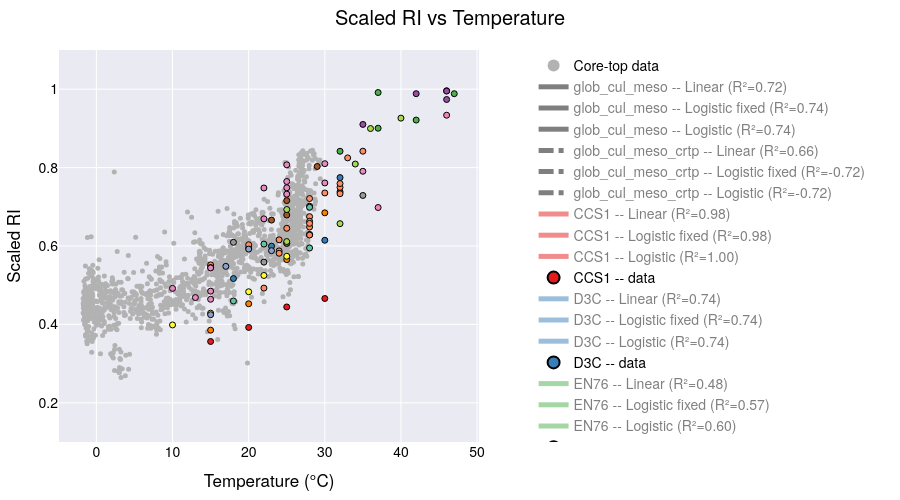

Notebook code cell kept with this figure:
### Code cell
# ─── prepare sample points ────────────────────────────────────────────────────
xx = np.linspace(-4, 50, 200)

# ─── filter & group your data ──────────────────────────────────────────────────
plot_data = culture_meso_df[culture_meso_df['Temperature'] < 50]
min_count = 2
groups = [g for g, df in plot_data.groupby('Strains_edited') if len(df) >= min_count]

# ─── build the figure with one trace per strain per model ─────────────────────
fig = go.Figure()

fig.add_trace(go.Scatter(
    x=coretop_df['t_sf2tc_avg'],
    y=coretop_df['scaledRI_median'],
    mode='markers',
    marker=dict(color='rgba(178,178,178,1.000)', size=5),
    name='Core-top data',
    showlegend=True   # you can allow toggling it via legend if you like
))
core_idx = 0  # index of this core-top trace

# ─── add global fits ────────────────────────────────────────────────
X_all = plot_data['Temperature'].values.reshape(-1,1)
y_all = plot_data['scaledRI'].values

# -- Linear fit --
ols_all = LinearRegression().fit(X_all, y_all)
y_lin_all = ols_all.predict(xx.reshape(-1,1))


# -- Logistic fixed upper --
p0f = [25, 0.1, 0.1]
bf = (0, [50,1,1])
popt_f_all, _ = curve_fit(logistic_fixed_upper, plot_data['Temperature'], plot_data['scaledRI'], p0=p0f, bounds=bf)
y_logif_all = logistic_fixed_upper(xx, *popt_f_all)
r2_logif_all = 1 - np.var(plot_data['scaledRI'] - logistic_fixed_upper(plot_data['Temperature'], *popt_f_all)) / np.var(plot_data['scaledRI'])

# -- Full logistic --
p0_all = [25,0.1,0.1,0.1]
bnd_all = (0, [50,1,1,1])
popt_all, _ = curve_fit(logistic, plot_data['Temperature'], plot_data['scaledRI'], p0=p0_all, bounds=bnd_all)
y_logi_all = logistic(xx, *popt_all)
r2_logi_all = 1 - np.var(plot_data['scaledRI'] - logistic(plot_data['Temperature'], *popt_all)) / np.var(plot_data['scaledRI'])

## add global fits to figure
for model, y, r2 in [
    ("Linear", y_lin_all, ols_all.score(X_all, y_all)),
    ("Logistic fixed", y_logif_all, r2_logif_all),
    ("Logistic", y_logi_all, r2_logi_all)
]:
    fig.add_trace(go.Scatter(
        x=xx, y=y,
        mode='lines',
        name=f"glob_cul_meso -- {model} (R²={r2:.3f})",
        visible=True
    ))

### add X_all and y_all with coretop data and fit the glob_cul_meso_crtp
X_all_full = np.concatenate((coretop_df['t_sf2tc_avg'].values.reshape(-1,1), plot_data['Temperature'].values.reshape(-1,1)))
y_all_full = np.concatenate((coretop_df['scaledRI_median'].values, plot_data['scaledRI'].values))

# -- Linear fit --
ols_all_full = LinearRegression().fit(X_all_full, y_all_full)
y_lin_all_full = ols_all_full.predict(xx.reshape(-1,1))
# -- Logistic fixed upper --
p0f_full = [25, 0.1, 0.1]
bf_full = (0, [50,1,1])
popt_f_all_full, _ = curve_fit(logistic_fixed_upper, np.squeeze(X_all_full), y_all_full, p0=p0f_full, bounds=bf_full)
y_logif_all_full = logistic_fixed_upper(xx, *popt_f_all_full)
r2_logif_all_full = 1 - np.var(y_all_full - logistic_fixed_upper(X_all_full, *popt_f_all_full)) / np.var(y_all_full)
# -- Full logistic --
p0_all_full = [25,0.1,0.1,0.1]
bnd_all_full = (0, [50,1,1,1])
popt_all_full, _ = curve_fit(logistic, np.squeeze(X_all_full), y_all_full, p0=p0_all_full, bounds=bnd_all_full)
y_logi_all_full = logistic(xx, *popt_all_full)
r2_logi_all_full = 1 - np.var(y_all_full - logistic(X_all_full, *popt_all_full)) / np.var(y_all_full)
## add global fits to figure
for model, y, r2 in [
    ("Linear", y_lin_all_full, ols_all_full.score(X_all_full, y_all_full)),
    ("Logistic fixed", y_logif_all_full, r2_logif_all_full),
    ("Logistic", y_logi_all_full, r2_logi_all_full)
]:
    fig.add_trace(go.Scatter(
        x=xx, y=y,
        mode='lines',
        name=f"glob_cul_meso_crtp -- {model} (R²={r2:.3f})",
        visible=True
    ))
    
# ─── add all your strain traces ───────────────────────────
for strain in groups:
    df = plot_data[plot_data['Strains_edited'] == strain]
    X = df['Temperature'].values.reshape(-1,1)
    y = df['scaledRI'].values
    
    # -- Linear fit --
    ols = LinearRegression().fit(X, y)
    y_lin = ols.predict(xx.reshape(-1,1))
    fig.add_trace(go.Scatter(
        x=xx, y=y_lin, 
        mode='lines',
        name=f"{strain} -- Linear (R²={ols.score(X,y):.3f})",
        visible=(strain == groups[0])  # only first strain visible initially
    ))
    
    # -- Logistic fixed upper --
    p0f = [25, 0.1, 0.1]
    bf = (0, [50,1,1])
    popt_f, _ = curve_fit(logistic_fixed_upper, df['Temperature'], df['scaledRI'], p0=p0f, bounds=bf)
    y_logf = logistic_fixed_upper(xx, *popt_f)
    r2_f = 1 - np.var(df['scaledRI'] - logistic_fixed_upper(df['Temperature'], *popt_f)) / np.var(df['scaledRI'])
    fig.add_trace(go.Scatter(
        x=xx, y=y_logf,
        mode='lines',
        name=f"{strain} -- Logistic fixed (R²={r2_f:.3f})",
        visible=False
    ))
    
    # -- Full logistic --
    p0 = [25,0.1,0.1,0.1]
    bnd = (0, [50,1,1,1])
    popt, _ = curve_fit(logistic, df['Temperature'], df['scaledRI'], p0=p0, bounds=bnd)
    y_log = logistic(xx, *popt)
    r2 = 1 - np.var(df['scaledRI'] - logistic(df['Temperature'], *popt)) / np.var(df['scaledRI'])
    fig.add_trace(go.Scatter(
        x=xx, y=y_log,
        mode='lines',
        name=f"{strain} -- Logistic (R²={r2:.3f})",
        visible=False
    ))
    
    # -- Always-on scatter of raw data --
    fig.add_trace(go.Scatter(
        x=df['Temperature'], y=df['scaledRI'],
        mode='markers',
        marker=dict(size=6, line=dict(width=1, color='black')),
        name=f"{strain} -- data",
        visible=True
    ))
# build a mapping strain → color
palette1 = px.colors.qualitative.Set1
palette2 = px.colors.qualitative.Set2

# make one long list
all_colors = palette1 + palette2

# then map strains in order
strain_colors = {
    strain: all_colors[i % len(all_colors)]
    for i, strain in enumerate(groups)
}

# now loop through all traces
for trace in fig.data:
    # The “cultures + mesocosm only” global fit
    if trace.name.startswith("glob_cul_meso --"):
        trace.update(line=dict(
            color="black",   # pick any CSS name or hex code
            dash="solid",        # “solid”, “dash”, “dot”, “dashdot”, etc
            width=4              # thicker line
        ))

    # The “cultures + mesocosm + coretop” global fit
    elif trace.name.startswith("glob_cul_meso_crtp --"):
        trace.update(line=dict(
            color="black",
            dash="dashdot",
            width=3
        ))
        
    # skip the core-top (and any other truly global or background traces)
    elif trace.name == "Core-top data":
        continue

    # split off the strain name (everything before the “ – ”)
    strain = trace.name.split(" -- ")[0]

    # pick a color: if it’s one of our strains, use its palette color;
    # otherwise (e.g. “Global”) fall back to black or whatever you like
    col = strain_colors.get(strain, "black")

    # apply to both marker & line
    trace.update(
        marker=dict(color=col),
        line=dict(color=col)
    )



# Hide all line traces (fits) by default, leave markers visible
for trace in fig.data:
    if "lines" in trace.mode:
        trace.visible = "legendonly"
    else:
        trace.visible = True

# # Make “raw data” the initial visibility state:
# for tr in fig.data:
#     if tr.name == "Core-top data" or tr.name.endswith("-- data"):
#         tr.visible = True
#     else:
#         tr.visible = False
        


# reposition the model‐dropdown as a vertical nav bar on the left
fig.update_layout(

    autosize=False,     # turn off responsive “fill the container”
    width=900,          # fixed pixel width
    height=500,         # fixed pixel height
    margin=dict(l=40, r=40, t=50, b=40),

    title="Scaled RI vs Temperature",
    xaxis_title="Temperature (°C)",
    yaxis_title="Scaled RI",
    
    yaxis=dict(
        range=[0.1, 1.1],
        autorange=False    # turn off auto‐scaling
    ),

    # put the legend also on the left, so users can click each strain on/off
    legend=dict(
        traceorder="normal",
        orientation="v",
        x=1.13,      # just inside the left margin
        y=0.5,
        xanchor="left",
        yanchor="middle",
        itemsizing="constant"
    ),
    template='seaborn',
    font=dict(
        family="TeX Gyre Heros",
        size=14,
        color="black"
    ),
    
)

# lock X/Y so the units match (remove if you don’t want a 1:1 scale)
fig.update_xaxes(constrain='domain')            # keep the X‐axis from expanding

# set a default
# fig.update_layout(template="plotly_white")

fig.show()

# in your Python script / notebook:
fig.write_html(
  os.path.join(local_github_path, 'html_figures', 'scaledRI_vs_Temperature.html'),
  include_plotlyjs="cdn",   # pull Plotly.js from the CDN
  full_html=False           # only the <div>+<script>—no <html>/<body> wrapper
)

### Figure 1 — Plotly figure (JSON) as saved in the notebook; plotly's stock layout.template omitted (floating-point values rounded to 4 significant figures; data arrays with more than 128 entries replaced by an {"elided": "..."} marker saying what was removed)
{"data": [{"marker": {"color": "rgba(178,178,178,1.000)", "size": 5}, "mode": "markers", "name": "Core-top data", "showlegend": true, "type": "scatter", "visible": true, "x": {"elided": "1479 float values"}, "y": {"elided": "1479 float values"}}, {"line": {"color": "black", "dash": "solid", "width": 4}, "marker": {"color": "black"}, "mode": "lines", "name": "glob_cul_meso -- Linear (R²=0.72)", "type": "scatter", "visible": "legendonly", "x": {"elided": "200 float values"}, "y": {"elided": "200 float values"}}, {"line": {"color": "black", "dash": "solid", "width": 4}, "marker": {"color": "black"}, "mode": "lines", "name": "glob_cul_meso -- Logistic fixed (R²=0.74)", "type": "scatter", "visible": "legendonly", "x": {"elided": "200 float values"}, "y": {"elided": "200 float values"}}, {"line": {"color": "black", "dash": "solid", "width": 4}, "marker": {"color": "black"}, "mode": "lines", "name": "glob_cul_meso -- Logistic (R²=0.74)", "type": "scatter", "visible": "legendonly", "x": {"elided": "200 float values"}, "y": {"elided": "200 float values"}}, {"line": {"color": "black", "dash": "dashdot", "width": 3}, "marker": {"color": "black"}, "mode": "lines", "name": "glob_cul_meso_crtp -- Linear (R²=0.66)", "type": "scatter", "visible": "legendonly", "x": {"elided": "200 float values"}, "y": {"elided": "200 float values"}}, {"line": {"color": "black", "dash": "dashdot", "width": 3}, "marker": {"color": "black"}, "mode": "lines", "name": "glob_cul_meso_crtp -- Logistic fixed (R²=-0.72)", "type": "scatter", "visible": "legendonly", "x": {"elided": "200 float values"}, "y": {"elided": "200 float values"}}, {"line": {"color": "black", "dash": "dashdot", "width": 3}, "marker": {"color": "black"}, "mode": "lines", "name": "glob_cul_meso_crtp -- Logistic (R²=-0.72)", "type": "scatter", "visible": "legendonly", "x": {"elided": "200 float values"}, "y": {"elided": "200 float values"}}, {"line": {"color": "rgb(228,26,28)"}, "marker": {"color": "rgb(228,26,28)"}, "mode": "lines", "name": "CCS1 -- Linear (R²=0.98)", "type": "scatter", "visible": "legendonly", "x": {"elided": "200 float values"}, "y": {"elided": "200 float values"}}, {"line": {"color": "rgb(228,26,28)"}, "marker": {"color": "rgb(228,26,28)"}, "mode": "lines", "name": "CCS1 -- Logistic fixed (R²=0.98)", "type": "scatter", "visible": "legendonly", "x": {"elided": "200 float values"}, "y": {"elided": "200 float values"}}, {"line": {"color": "rgb(228,26,28)"}, "marker": {"color": "rgb(228,26,28)"}, "mode": "lines", "name": "CCS1 -- Logistic (R²=1.00)", "type": "scatter", "visible": "legendonly", "x": {"elided": "200 float values"}, "y": {"elided": "200 float values"}}, {"line": {"color": "rgb(228,26,28)"}, "marker": {"color": "rgb(228,26,28)", "line": {"color": "black", "width": 1}, "size": 6}, "mode": "markers", "name": "CCS1 -- data", "type": "scatter", "visible": true, "x": [15, 20, 25, 30], "y": [0.3564, 0.3923, 0.4445, 0.4661]}, {"line": {"color": "rgb(55,126,184)"}, "marker": {"color": "rgb(55,126,184)"}, "mode": "lines", "name": "D3C -- Linear (R²=0.74)", "type": "scatter", "visible": "legendonly", "x": {"elided": "200 float values"}, "y": {"elided": "200 float values"}}, {"line": {"color": "rgb(55,126,184)"}, "marker": {"color": "rgb(55,126,184)"}, "mode": "lines", "name": "D3C -- Logistic fixed (R²=0.74)", "type": "scatter", "visible": "legendonly", "x": {"elided": "200 float values"}, "y": {"elided": "200 float values"}}, {"line": {"color": "rgb(55,126,184)"}, "marker": {"color": "rgb(55,126,184)"}, "mode": "lines", "name": "D3C -- Logistic (R²=0.74)", "type": "scatter", "visible": "legendonly", "x": {"elided": "200 float values"}, "y": {"elided": "200 float values"}}, {"line": {"color": "rgb(55,126,184)"}, "marker": {"color": "rgb(55,126,184)", "line": {"color": "black", "width": 1}, "size": 6}, "mode": "markers", "name": "D3C -- data", "type": "scatter", "visible": true, "x": [30, 18, 23, 28, 32], "y": [0.6146, 0.517, 0.5995, 0.7015, 0.7745]}, {"line": {"color": "rgb(77,175,74)"}, "marker": {"color": "rgb(77,175,74)"}, "mode": "lines", "name": "EN76 -- Linear (R²=0.48)", "type": "scatter", "visible": "legendonly", "x": {"elided": "200 float values"}, "y": {"elided": "200 float values"}}, {"line": {"color": "rgb(77,175,74)"}, "marker": {"color": "rgb(77,175,74)"}, "mode": "lines", "name": "EN76 -- Logistic fixed (R²=0.57)", "type": "scatter", "visible": "legendonly", "x": {"elided": "200 float values"}, "y": {"elided": "200 float values"}}, {"line": {"color": "rgb(77,175,74)"}, "marker": {"color": "rgb(77,175,74)"}, "mode": "lines", "name": "EN76 -- Logistic (R²=0.60)", "type": "scatter", "visible": "legendonly", "x": {"elided": "200 float values"}, "y": {"elided": "200 float values"}}, {"line": {"color": "rgb(77,175,74)"}, "marker": {"color": "rgb(77,175,74)", "line": {"color": "black", "width": 1}, "size": 6}, "mode": "markers", "name": "EN76 -- data", "type": "scatter", "visible": true, "x": [37, 32, 37, 42, 47], "y": [0.9915, 0.8416, 0.9005, 0.9212, 0.9886]}, {"line": {"color": "rgb(152,78,163)"}, "marker": {"color": "rgb(152,78,163)"}, "mode": "lines", "name": "Ga9.2 -- Linear (R²=0.81)", "type": "scatter", "visible": "legendonly", "x": {"elided": "200 float values"}, "y": {"elided": "200 float values"}}, {"line": {"color": "rgb(152,78,163)"}, "marker": {"color": "rgb(152,78,163)"}, "mode": "lines", "name": "Ga9.2 -- Logistic fixed (R²=0.92)", "type": "scatter", "visible": "legendonly", "x": {"elided": "200 float values"}, "y": {"elided": "200 float values"}}, {"line": {"color": "rgb(152,78,163)"}, "marker": {"color": "rgb(152,78,163)"}, "mode": "lines", "name": "Ga9.2 -- Logistic (R²=0.94)", "type": "scatter", "visible": "legendonly", "x": {"elided": "200 float values"}, "y": {"elided": "200 float values"}}, {"line": {"color": "rgb(152,78,163)"}, "marker": {"color": "rgb(152,78,163)", "line": {"color": "black", "width": 1}, "size": 6}, "mode": "markers", "name": "Ga9.2 -- data", "type": "scatter", "visible": true, "x": [35, 46, 46, 42, 46], "y": [0.9102, 0.9737, 0.996, 0.9885, 0.9952]}, {"line": {"color": "rgb(255,127,0)"}, "marker": {"color": "rgb(255,127,0)"}, "mode": "lines", "name": "HCA1 -- Linear (R²=0.99)", "type": "scatter", "visible": "legendonly", "x": {"elided": "200 float values"}, "y": {"elided": "200 float values"}}, {"line": {"color": "rgb(255,127,0)"}, "marker": {"color": "rgb(255,127,0)"}, "mode": "lines", "name": "HCA1 -- Logistic fixed (R²=1.00)", "type": "scatter", "visible": "legendonly", "x": {"elided": "200 float values"}, "y": {"elided": "200 float values"}}, {"line": {"color": "rgb(255,127,0)"}, "marker": {"color": "rgb(255,127,0)"}, "mode": "lines", "name": "HCA1 -- Logistic (R²=1.00)", "type": "scatter", "visible": "legendonly", "x": {"elided": "200 float values"}, "y": {"elided": "200 float values"}}, {"line": {"color": "rgb(255,127,0)"}, "marker": {"color": "rgb(255,127,0)", "line": {"color": "black", "width": 1}, "size": 6}, "mode": "markers", "name": "HCA1 -- data", "type": "scatter", "visible": true, "x": [15, 20, 25, 30], "y": [0.3853, 0.4526, 0.5653, 0.6846]}, {"line": {"color": "rgb(255,255,51)"}, "marker": {"color": "rgb(255,255,51)"}, "mode": "lines", "name": "HCE1 -- Linear (R²=0.95)", "type": "scatter", "visible": "legendonly", "x": {"elided": "200 float values"}, "y": {"elided": "200 float values"}}, {"line": {"color": "rgb(255,255,51)"}, "marker": {"color": "rgb(255,255,51)"}, "mode": "lines", "name": "HCE1 -- Logistic fixed (R²=1.00)", "type": "scatter", "visible": "legendonly", "x": {"elided": "200 float values"}, "y": {"elided": "200 float values"}}, {"line": {"color": "rgb(255,255,51)"}, "marker": {"color": "rgb(255,255,51)"}, "mode": "lines", "name": "HCE1 -- Logistic (R²=1.00)", "type": "scatter", "visible": "legendonly", "x": {"elided": "200 float values"}, "y": {"elided": "200 float values"}}, {"line": {"color": "rgb(255,255,51)"}, "marker": {"color": "rgb(255,255,51)", "line": {"color": "black", "width": 1}, "size": 6}, "mode": "markers", "name": "HCE1 -- data", "type": "scatter", "visible": true, "x": [10, 15, 20, 22, 25], "y": [0.3986, 0.4287, 0.4833, 0.5249, 0.5738]}, {"line": {"color": "rgb(166,86,40)"}, "marker": {"color": "rgb(166,86,40)"}, "mode": "lines", "name": "MY1T -- Linear (R²=0.59)", "type": "scatter", "visible": "legendonly", "x": {"elided": "200 float values"}, "y": {"elided": "200 float values"}}, {"line": {"color": "rgb(166,86,40)"}, "marker": {"color": "rgb(166,86,40)"}, "mode": "lines", "name": "MY1T -- Logistic fixed (R²=0.61)", "type": "scatter", "visible": "legendonly", "x": {"elided": "200 float values"}, "y": {"elided": "200 float values"}}, {"line": {"color": "rgb(166,86,40)"}, "marker": {"color": "rgb(166,86,40)"}, "mode": "lines", "name": "MY1T -- Logistic (R²=0.67)", "type": "scatter", "visible": "legendonly", "x": {"elided": "200 float values"}, "y": {"elided": "200 float values"}}, {"line": {"color": "rgb(166,86,40)"}, "marker": {"color": "rgb(166,86,40)", "line": {"color": "black", "width": 1}, "size": 6}, "mode": "markers", "name": "MY1T -- data", "type": "scatter", "visible": true, "x": [25, 25, 20, 23, 25, 29, 32], "y": [0.6068, 0.6791, 0.5948, 0.6661, 0.7158, 0.8028, 0.7381]}, {"line": {"color": "rgb(247,129,191)"}, "marker": {"color": "rgb(247,129,191)"}, "mode": "lines", "name": "N4 -- Linear (R²=1.00)", "type": "scatter", "visible": "legendonly", "x": {"elided": "200 float values"}, "y": {"elided": "200 float values"}}, {"line": {"color": "rgb(247,129,191)"}, "marker": {"color": "rgb(247,129,191)"}, "mode": "lines", "name": "N4 -- Logistic fixed (R²=1.00)", "type": "scatter", "visible": "legendonly", "x": {"elided": "200 float values"}, "y": {"elided": "200 float values"}}, {"line": {"color": "rgb(247,129,191)"}, "marker": {"color": "rgb(247,129,191)"}, "mode": "lines", "name": "N4 -- Logistic (R²=1.00)", "type": "scatter", "visible": "legendonly", "x": {"elided": "200 float values"}, "y": {"elided": "200 float values"}}, {"line": {"color": "rgb(247,129,191)"}, "marker": {"color": "rgb(247,129,191)", "line": {"color": "black", "width": 1}, "size": 6}, "mode": "markers", "name": "N4 -- data", "type": "scatter", "visible": true, "x": [37, 46], "y": [0.6981, 0.9337]}, {"line": {"color": "rgb(153,153,153)"}, "marker": {"color": "rgb(153,153,153)"}, "mode": "lines", "name": "NAOA2 -- Linear (R²=0.69)", "type": "scatter", "visible": "legendonly", "x": {"elided": "200 float values"}, "y": {"elided": "200 float values"}}, {"line": {"color": "rgb(153,153,153)"}, "marker": {"color": "rgb(153,153,153)"}, "mode": "lines", "name": "NAOA2 -- Logistic fixed (R²=0.88)", "type": "scatter", "visible": "legendonly", "x": {"elided": "200 float values"}, "y": {"elided": "200 float values"}}, {"line": {"color": "rgb(153,153,153)"}, "marker": {"color": "rgb(153,153,153)"}, "mode": "lines", "name": "NAOA2 -- Logistic (R²=0.92)", "type": "scatter", "visible": "legendonly", "x": {"elided": "200 float values"}, "y": {"elided": "200 float values"}}, {"line": {"color": "rgb(153,153,153)"}, "marker": {"color": "rgb(153,153,153)", "line": {"color": "black", "width": 1}, "size": 6}, "mode": "markers", "name": "NAOA2 -- data", "type": "scatter", "visible": true, "x": [18, 22, 28, 35, 28], "y": [0.6094, 0.5589, 0.6294, 0.7289, 0.6288]}, {"line": {"color": "rgb(102,194,165)"}, "marker": {"color": "rgb(102,194,165)"}, "mode": "lines", "name": "NAOA6 -- Linear (R²=0.70)", "type": "scatter", "visible": "legendonly", "x": {"elided": "200 float values"}, "y": {"elided": "200 float values"}}, {"line": {"color": "rgb(102,194,165)"}, "marker": {"color": "rgb(102,194,165)"}, "mode": "lines", "name": "NAOA6 -- Logistic fixed (R²=0.70)", "type": "scatter", "visible": "legendonly", "x": {"elided": "200 float values"}, "y": {"elided": "200 float values"}}, {"line": {"color": "rgb(102,194,165)"}, "marker": {"color": "rgb(102,194,165)"}, "mode": "lines", "name": "NAOA6 -- Logistic (R²=0.81)", "type": "scatter", "visible": "legendonly", "x": {"elided": "200 float values"}, "y": {"elided": "200 float values"}}, {"line": {"color": "rgb(102,194,165)"}, "marker": {"color": "rgb(102,194,165)", "line": {"color": "black", "width": 1}, "size": 6}, "mode": "markers", "name": "NAOA6 -- data", "type": "scatter", "visible": true, "x": [18, 22, 28, 28], "y": [0.4598, 0.6049, 0.6988, 0.595]}, {"line": {"color": "rgb(252,141,98)"}, "marker": {"color": "rgb(252,141,98)"}, "mode": "lines", "name": "SCM1 -- Linear (R²=0.78)", "type": "scatter", "visible": "legendonly", "x": {"elided": "200 float values"}, "y": {"elided": "200 float values"}}, {"line": {"color": "rgb(252,141,98)"}, "marker": {"color": "rgb(252,141,98)"}, "mode": "lines", "name": "SCM1 -- Logistic fixed (R²=0.88)", "type": "scatter", "visible": "legendonly", "x": {"elided": "200 float values"}, "y": {"elided": "200 float values"}}, {"line": {"color": "rgb(252,141,98)"}, "marker": {"color": "rgb(252,141,98)"}, "mode": "lines", "name": "SCM1 -- Logistic (R²=0.88)", "type": "scatter", "visible": "legendonly", "x": {"elided": "200 float values"}, "y": {"elided": "200 float values"}}, {"line": {"color": "rgb(252,141,98)"}, "marker": {"color": "rgb(252,141,98)", "line": {"color": "black", "width": 1}, "size": 6}, "mode": "markers", "name": "SCM1 -- data", "type": "scatter", "visible": true, "x": [22, 25, 28, 28, 15, 20, 25, 30, 33, 35, 28, 24, 24, 24, 28, 28, 28, 32, 32, 32], "y": [0.4926, 0.6071, 0.6279, 0.6484, 0.5518, 0.6032, 0.6452, 0.7353, 0.8248, 0.8418, 0.721, 0.5875, 0.6157, 0.5815, 0.6749, 0.6629, 0.6577, 0.7496, 0.7593, 0.7333]}, {"line": {"color": "rgb(141,160,203)"}, "marker": {"color": "rgb(141,160,203)"}, "mode": "lines", "name": "SPOT1 -- Linear (R²=0.70)", "type": "scatter", "visible": "legendonly", "x": {"elided": "200 float values"}, "y": {"elided": "200 float values"}}, {"line": {"color": "rgb(141,160,203)"}, "marker": {"color": "rgb(141,160,203)"}, "mode": "lines", "name": "SPOT1 -- Logistic fixed (R²=0.71)", "type": "scatter", "visible": "legendonly", "x": {"elided": "200 float values"}, "y": {"elided": "200 float values"}}, {"line": {"color": "rgb(141,160,203)"}, "marker": {"color": "rgb(141,160,203)"}, "mode": "lines", "name": "SPOT1 -- Logistic (R²=1.00)", "type": "scatter", "visible": "legendonly", "x": {"elided": "200 float values"}, "y": {"elided": "200 float values"}}, {"line": {"color": "rgb(141,160,203)"}, "marker": {"color": "rgb(141,160,203)", "line": {"color": "black", "width": 1}, "size": 6}, "mode": "markers", "name": "SPOT1 -- data", "type": "scatter", "visible": true, "x": [15, 17, 20, 23], "y": [0.4247, 0.5481, 0.5921, 0.588]}, {"line": {"color": "rgb(231,138,195)"}, "marker": {"color": "rgb(231,138,195)"}, "mode": "lines", "name": "mesocosm - North Sea -- Linear (R²=0.84)", "type": "scatter", "visible": "legendonly", "x": {"elided": "200 float values"}, "y": {"elided": "200 float values"}}, {"line": {"color": "rgb(231,138,195)"}, "marker": {"color": "rgb(231,138,195)"}, "mode": "lines", "name": "mesocosm - North Sea -- Logistic fixed (R²=0.88)", "type": "scatter", "visible": "legendonly", "x": {"elided": "200 float values"}, "y": {"elided": "200 float values"}}, {"line": {"color": "rgb(231,138,195)"}, "marker": {"color": "rgb(231,138,195)"}, "mode": "lines", "name": "mesocosm - North Sea -- Logistic (R²=0.95)", "type": "scatter", "visible": "legendonly", "x": {"elided": "200 float values"}, "y": {"elided": "200 float values"}}, {"line": {"color": "rgb(231,138,195)"}, "marker": {"color": "rgb(231,138,195)", "line": {"color": "black", "width": 1}, "size": 6}, "mode": "markers", "name": "mesocosm - North Sea -- data", "type": "scatter", "visible": true, "x": [10, 15, 15, 22, 25, 25, 30, 35, 13, 15, 15, 22, 25, 25, 30], "y": [0.4919, 0.4848, 0.4641, 0.748, 0.7646, 0.807, 0.7608, 0.7907, 0.4685, 0.5451, 0.5441, 0.6693, 0.7485, 0.7323, 0.8099]}, {"line": {"color": "rgb(166,216,84)"}, "marker": {"color": "rgb(166,216,84)"}, "mode": "lines", "name": "mesocosm - Seychelles -- Linear (R²=0.78)", "type": "scatter", "visible": "legendonly", "x": {"elided": "200 float values"}, "y": {"elided": "200 float values"}}, {"line": {"color": "rgb(166,216,84)"}, "marker": {"color": "rgb(166,216,84)"}, "mode": "lines", "name": "mesocosm - Seychelles -- Logistic fixed (R²=0.89)", "type": "scatter", "visible": "legendonly", "x": {"elided": "200 float values"}, "y": {"elided": "200 float values"}}, {"line": {"color": "rgb(166,216,84)"}, "marker": {"color": "rgb(166,216,84)"}, "mode": "lines", "name": "mesocosm - Seychelles -- Logistic (R²=0.95)", "type": "scatter", "visible": "legendonly", "x": {"elided": "200 float values"}, "y": {"elided": "200 float values"}}, {"line": {"color": "rgb(166,216,84)"}, "marker": {"color": "rgb(166,216,84)", "line": {"color": "black", "width": 1}, "size": 6}, "mode": "markers", "name": "mesocosm - Seychelles -- data", "type": "scatter", "visible": true, "x": [25, 25, 32, 34, 36, 40], "y": [0.6113, 0.6931, 0.657, 0.809, 0.8997, 0.9262]}], "layout": {"autosize": false, "font": {"color": "black", "family": "TeX Gyre Heros", "size": 14}, "height": 500, "legend": {"itemsizing": "constant", "orientation": "v", "traceorder": "normal", "x": 1.13, "xanchor": "left", "y": 0.5, "yanchor": "middle"}, "margin": {"b": 40, "l": 40, "r": 40, "t": 50}, "title": {"text": "Scaled RI vs Temperature"}, "width": 900, "xaxis": {"constrain": "domain", "title": {"text": "Temperature (°C)"}}, "yaxis": {"autorange": false, "range": [0.1, 1.1], "title": {"text": "Scaled RI"}}}}
